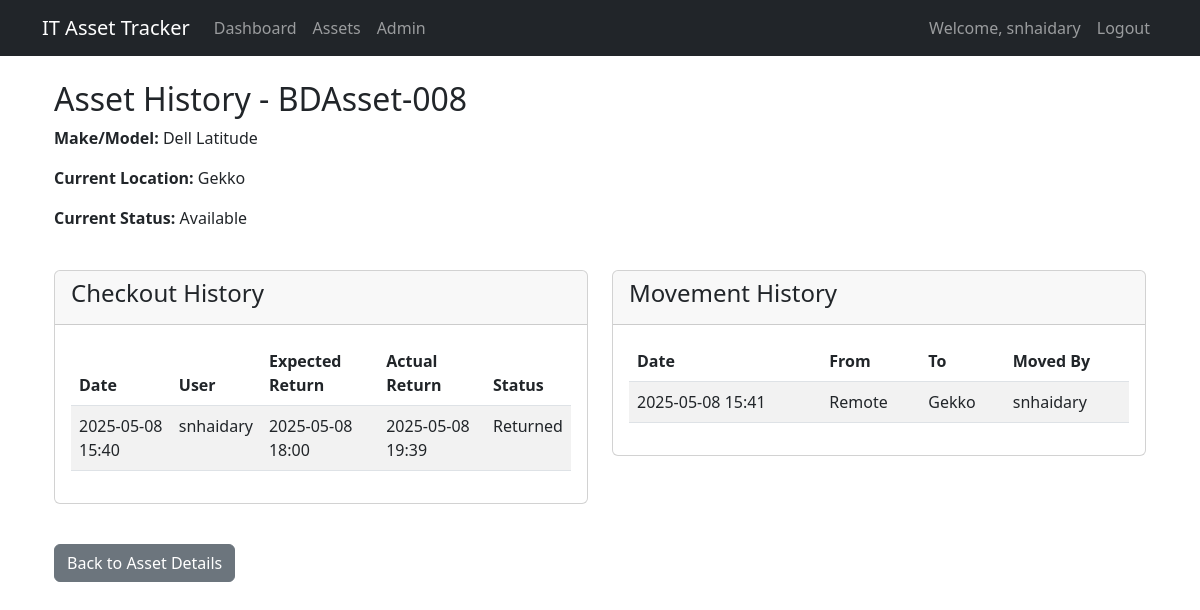
Page /assets/9/history/ (signed in) on the committed database.
### assets/models.py (models this page shows, shortened)
class Asset(models.Model):
    STATUS_CHOICES = [
        ('ASSIGNED', 'Assigned'),
        ('AVAILABLE', 'Available'),
        ('IN_REPAIR', 'In-repair'),
        ('RETIRED', 'Retired'),
    ]
    CONDITION_CHOICES = [
        ('WORKING', 'Working'),
        ('SOFTWARE_ISSUE', 'Software-issue'),
        ('HARDWARE_ISSUE', 'Hardware-issue'),
        ('DAMAGED', 'Damaged'),
    ]
    ASSET_TYPE_CHOICES = [
        ('LAPTOP', 'Laptop'),
        ('DESKTOP', 'Desktop'),
        ('MOBILE', 'Mobile'),
        ('TABLET', 'Tablet'),
        ('PRINTER', 'Printer'),
        ('SCANNER', 'Scanner'),
        ('PROJECTOR', 'Projector'),
        ('SERVER', 'Server'),
        ('NETWORK_DEVICE', 'Network Device'),
        ('MONITOR', 'Monitor'),
        ('SCREEN', 'Screen'),
        ('TV', 'TV'),
        ('ROBOTS', 'Robots'),
        ('UPS', 'UPS'),
        ('EXTERNAL_DRIVE', 'External Drive'),
        ('OTHER', 'Other'),
    ]
    OS_CHOICES = [
        ('WINDOWS', 'Windows'),
        ('MACOS', 'macOS'),
        ('LINUX', 'Linux'),
        ('ANDROID', 'Android'),
        ('IOS', 'iOS'),
        ('CHROMEOS', 'ChromeOS'),
        ('HYPEROS', 'HyperOS'),
        ('OTHER', 'Other'),
    ]
    UNIT_CHOICES = [
        ('MB', 'MB'),
        ('GB', 'GB'),
        ('TB', 'TB'),
    ]
    registration_date = models.DateTimeField(default=timezone.now)
    asset_id = models.CharField(max_length=50, unique=True)
    asset_type = models.CharField(max_length=100, choices=ASSET_TYPE_CHOICES)
    make = models.CharField(max_length=100)
    model = models.CharField(max_length=100)
    serial_number = models.CharField(max_length=100, unique=True)
    operating_system = models.CharField(max_length=100, choices=OS_CHOICES)
    processor = models.CharField(max_length=100, blank=True)
    ram = models.IntegerField(validators=[MinValueValidator(0)], blank=True, null=True)
    ram_unit = models.CharField(max_length=2, choices=UNIT_CHOICES, default='GB')
    storage = models.IntegerField(validators=[MinValueValidator(0)], blank=True, null=True)
    storage_unit = models.CharField(max_length=2, choices=UNIT_CHOICES, default='GB')
    location = models.CharField(max_length=200)
    status = models.CharField(max_length=20, choices=STATUS_CHOICES, default='AVAILABLE')
    assignee = models.EmailField(blank=True, null=True)  # Made optional
    condition = models.CharField(max_length=20, choices=CONDITION_CHOICES, default='NEW')
    notes = models.TextField(blank=True)
    class Meta:
        ordering = ['-registration_date']

class AssetCheckout(models.Model):
    STATUS_CHOICES = [
        ('CHECKED_OUT', 'Checked Out'),
        ('RETURNED', 'Returned'),
        ('OVERDUE', 'Overdue'),
    ]
    asset = models.ForeignKey(Asset, on_delete=models.CASCADE, related_name='checkouts')
    checked_out_by = models.ForeignKey(User, on_delete=models.CASCADE)
    checked_out_date = models.DateTimeField(auto_now_add=True)
    expected_return_date = models.DateTimeField()
    actual_return_date = models.DateTimeField(null=True, blank=True)
    status = models.CharField(max_length=20, choices=STATUS_CHOICES, default='CHECKED_OUT')
    notes = models.TextField(blank=True)
    class Meta:
        ordering = ['-checked_out_date']

class AssetMovement(models.Model):
    asset = models.ForeignKey(Asset, on_delete=models.CASCADE, related_name='movements')
    from_location = models.CharField(max_length=100)
    to_location = models.CharField(max_length=100)
    moved_by = models.ForeignKey(User, on_delete=models.CASCADE)
    movement_date = models.DateTimeField(auto_now_add=True)
    reason = models.TextField()
    class Meta:
        ordering = ['-movement_date']

### assets/views.py (the view)
# urls.py: path('<int:pk>/history/', asset_history, name='asset-history'),
@login_required
def asset_history(request, pk):
    asset = get_object_or_404(Asset, pk=pk)
    checkouts = asset.checkouts.all()
    movements = asset.movements.all()
    return render(request, 'assets/asset_history.html', {
        'asset': asset,
        'checkouts': checkouts,
        'movements': movements
    })

### templates/assets/asset_history.html (shortened to what this page needs)
{% extends 'base.html' %}
{% block content %}
<div class="container">
    <div class="row mb-4">
        <div class="col">
            <h2>Asset History - {{ asset.asset_id }}</h2>
            <p><strong>Make/Model:</strong> {{ asset.make }} {{ asset.model }}</p>
            <p><strong>Current Location:</strong> {{ asset.location }}</p>
            <p><strong>Current Status:</strong> {{ asset.get_status_display }}</p>
        </div>
    </div>
    <div class="row">
        <div class="col-md-6">
            <div class="card mb-4">
                <div class="card-header">
                    <h4>Checkout History</h4>
                </div>
                <div class="card-body">
                    {% if checkouts %}
                        <div class="table-responsive">
                            <table class="table table-striped">
                                <thead>
                                    <tr>
                                        <th>Date</th>
                                        <th>User</th>
                                        <th>Expected Return</th>
                                        <th>Actual Return</th>
                                        <th>Status</th>
                                    </tr>
                                </thead>
                                <tbody>
                                    {% for checkout in checkouts %}
                                    <tr>
                                        <td>{{ checkout.checked_out_date|date:"Y-m-d H:i" }}</td>
                                        <td>{{ checkout.checked_out_by }}</td>
                                        <td>{{ checkout.expected_return_date|date:"Y-m-d H:i" }}</td>
                                        <td>{{ checkout.actual_return_date|date:"Y-m-d H:i"|default:"-" }}</td>
                                        <td>{{ checkout.get_status_display }}</td>
                                    </tr>
                                    {% endfor %}
                                </tbody>
                            </table>
                        </div>
                    {% else %}
                        <p class="text-muted">No checkout history available.</p>
                    {% endif %}
                </div>
            </div>
        </div>
        <div class="col-md-6">
            <div class="card">
                <div class="card-header">
                    <h4>Movement History</h4>
                </div>
                <div class="card-body">
                    {% if movements %}
                        <div class="table-responsive">
                            <table class="table table-striped">
                                <thead>
                                    <tr>
                                        <th>Date</th>
                                        <th>From</th>
                                        <th>To</th>
                                        <th>Moved By</th>
                                    </tr>
                                </thead>
                                <tbody>
                                    {% for movement in movements %}
                                    <tr>
                                        <td>{{ movement.movement_date|date:"Y-m-d H:i" }}</td>
                                        <td>{{ movement.from_location }}</td>
                                        <td>{{ movement.to_location }}</td>
                                        <td>{{ movement.moved_by }}</td>
                                    </tr>
                                    {% endfor %}
                                </tbody>
                            </table>
                        </div>
                    {% else %}
                        <p class="text-muted">No movement history available.</p>
                    {% endif %}
                </div>
            </div>
        </div>
    </div>
    <div class="row mt-3">
        <div class="col">
            <a href="{% url 'asset-detail' asset.pk %}" class="btn btn-secondary">Back to Asset Details</a>
        </div>
    </div>
</div>
{% endblock %}

### templates/base.html (shortened to what this page needs)
<!DOCTYPE html>
<html lang="en">
<head>
    <link href="https://cdn.jsdelivr.net/npm/bootstrap@5.3.0/dist/css/bootstrap.min.css" rel="stylesheet">
    <link href="https://cdnjs.cloudflare.com/ajax/libs/font-awesome/6.4.0/css/all.min.css" rel="stylesheet">
</head>
<body>
    <nav class="navbar navbar-expand-lg navbar-dark bg-dark">
        <div class="container">
            <a class="navbar-brand" href="{% url 'dashboard' %}">IT Asset Tracker</a>
            {% if user.is_authenticated %}
            <div class="collapse navbar-collapse" id="navbarNav">
                <ul class="navbar-nav">
                    <li class="nav-item">
                        <a class="nav-link {% if request.resolver_match.url_name == 'dashboard' %}active{% endif %}"
                           href="{% url 'dashboard' %}">Dashboard</a>
                    </li>
                    <li class="nav-item">
                        <a class="nav-link {% if request.resolver_match.url_name == 'asset-list' %}active{% endif %}"
                           href="{% url 'asset-list' %}">Assets</a>
                    </li>
                    {% if user.is_staff %}
                    <li class="nav-item">
                        <a class="nav-link" href="{% url 'admin:index' %}">Admin</a>
                    </li>
                    {% endif %}
                </ul>
                <div class="navbar-nav ms-auto">
                    <span class="nav-item nav-link">Welcome, {{ user.username }}</span>
                    <form method="post" action="{% url 'logout' %}" class="d-inline">
                        <button type="submit" class="btn nav-link">Logout</button>
                    </form>
                </div>
            </div>
            {% endif %}
        </div>
    </nav>
    <div class="container mt-4">
        {% block content %}{% endblock %}
    </div>
</body>
</html>

### rows in the picture
Asset: asset_id "BDAsset-008", make "Dell", model "Latitude", location "Gekko", status "Available"
AssetCheckout: checked_out_date "2025-05-08 15:40", checked_out_by "snhaidary", expected_return_date "2025-05-08 18:00", actual_return_date "2025-05-08 19:39", status "Returned"
AssetMovement: movement_date "2025-05-08 15:41", from_location "Remote", to_location "Gekko", moved_by "snhaidary"

### other values in the picture
{{ user.username }} "snhaidary"
